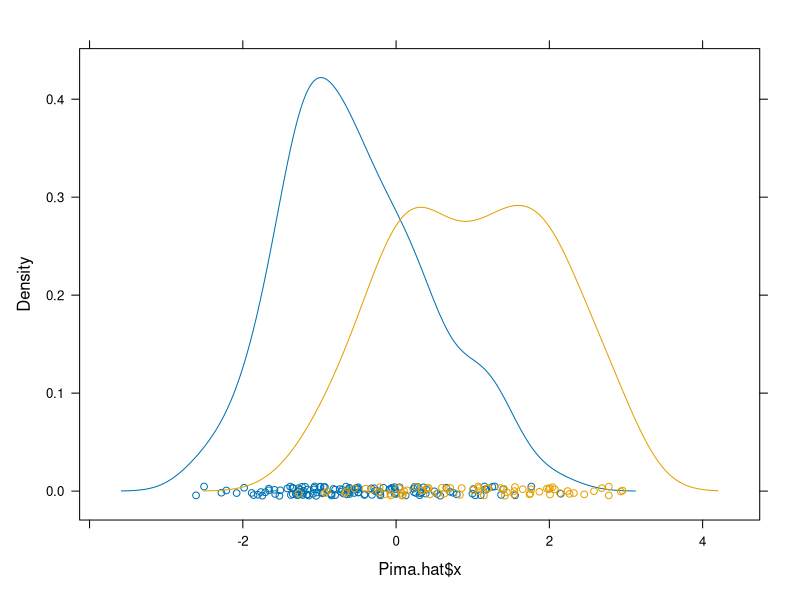

This chart was generated by the following R code:
setwd("~/Documents/rprojects/dataScience")

#####################################
# Exercise 1a                       #
#####################################
# Source:                           ####################################################
# http://maths-people.anu.edu.au/~johnm/courses/dm/math3346/2008/pdf/r-exercisesVI.pdf #
########################################################################################

#install.packages("MASS")
library(MASS)
data("Pima.tr")
View(Pima.tr)
help(Pima.tr)

#####################################
# Exercise 1b                      #
#####################################

# Linear Discriminant analysis.
# We firstly take all columns of Pima.tr, except the type.
# CV is set to TRUE, to get predictions of class memberships.
# This is to get the cross-validation while leaving type out.
PimaCV.lda <- lda(type ~ . , data = Pima.tr, CV = TRUE)

# A table which is our confusion matrix
tab <- table(Pima.tr$type, PimaCV.lda$class)
tab

# Convert confusion matrix intro percentage.
conCV1 <- rbind(tab[1,] / sum(tab[1,]), tab[2,] / sum(tab[2,]))

# Dimension names
dimnames(conCV1)


dimnames(conCV1) <-
  list(Actual = c("No", "Yes"),
       "Predicted (cv)" = c("No",
                            "Yes"))
print(round(conCV1, 3))

#####################################
# Exercise 1c                       #
#####################################
# This time we don't make use of CV
Pima.lda <- lda(type ~ . , data = Pima.tr)
Pima.hat <- predict(Pima.lda)
tabtrain <- table(Pima.tr$type, Pima.hat$class)

# Convert confusion matrix intro percentage.
conTrain <-
  rbind(tab[1,] / sum(tab[1,]), tab[2,] / sum(tab[2,]))

# Dimension names
dimnames(conTrain) <-
  list(Actual = c("No", "Yes"),
       "Predicted (cv)" = c("No",
                            "Yes"))
print(round(conTrain, 3))

#####################################
# Exercise 1d                       #
#####################################
library(lattice)

# The plot shows the distribution of discriminants
# x = Linear discriminant
# y = Density (percentage)
densityplot( ~ Pima.hat$x, groups = Pima.tr$type)


#####################################
# Exercise 1e                       #
#####################################

# 
confusion <-
  function(actual,
           predicted,
           names = NULL,
           printit = TRUE,
           prior = NULL) {
    # if names variable is null, then set default value with actual
    if (is.null(names))
      names <- levels(actual)
    
    # Put actual and predicted into a matrix (Confusion matrix)
    tab <- table(actual, predicted)
    # Convert confusion matrix to percentages
    acctab <- t(apply(tab, 1, function(x) x / sum(x)))
    
    # Set dimmension names for acctab
    dimnames(acctab) <- list(Actual = names, "Predicted (cv)" = names)
    
    # If there is no prior probability, then a probability is calculated from the actual
    # acc = accuracy is also calculated from the new prior
    if (is.null(prior)) {
      relnum <- table(actual)
      prior <- relnum / sum(relnum)
      acc <- sum(tab[row(tab) == col(tab)]) / sum(tab)
    }
    # If prior has a value, then accuracy is calculated from the existing prior
    else {
      acc <- sum(prior * diag(acctab))
      names(prior) <- names
    }
    # Print the accuracy and prior frequency
    if (printit)
      print(round(c(
        "Overall accuracy" = acc, "Prior frequency" = prior
      ),
      4))
    # Print the confusion matrix
    if (printit) {
      cat("\nConfusion matrix", "\n")
      print(round(acctab, 4))
    }
    invisible(acctab)
  }


#####################################
# Exercise 2a                       #
#####################################
